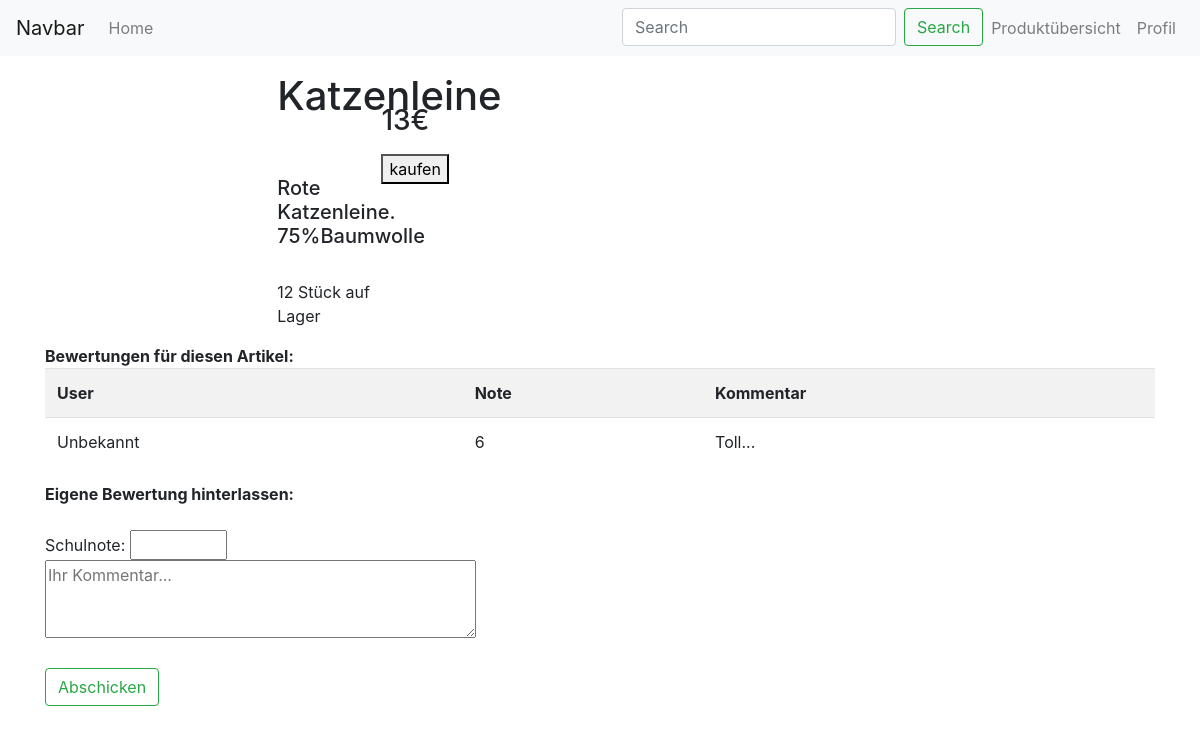
The page /produktansicht.php?ID=2 on the database as committed earlier.
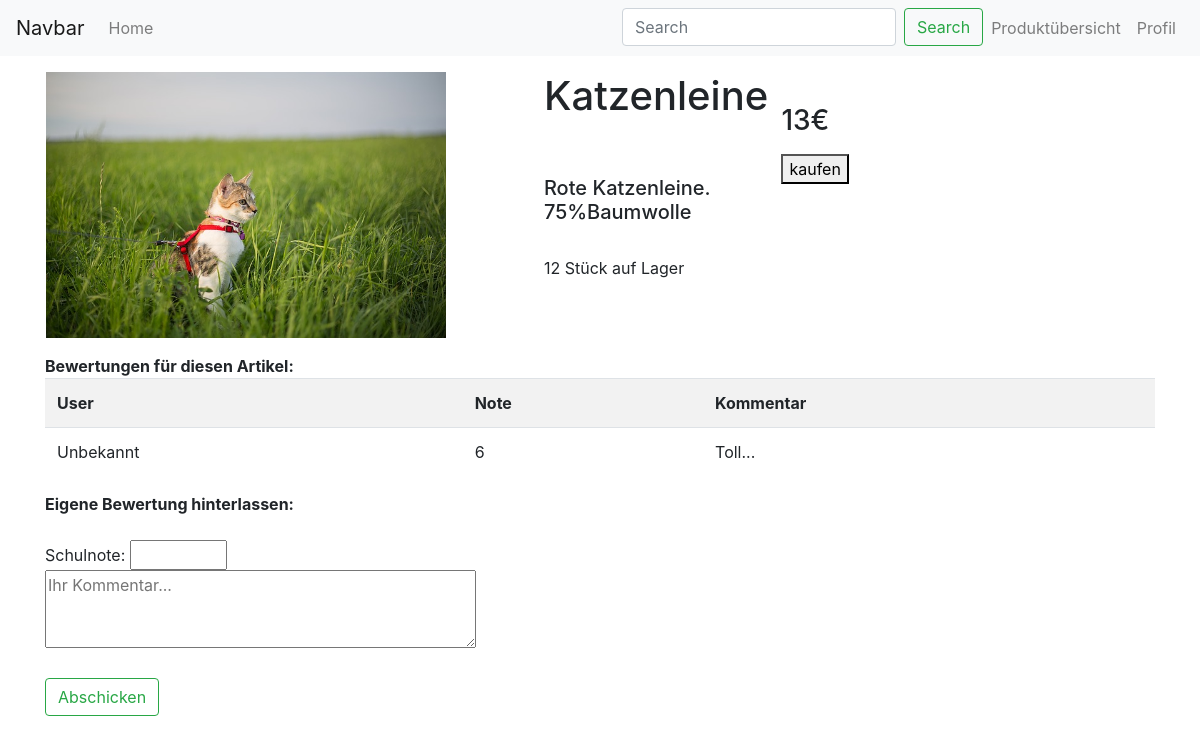
The same page on the database as committed later.
### tables this page shows
CREATE TABLE `produkte` (
  `ID` int(11) NOT NULL,
  `Name` text NOT NULL,
  `Preis` int(11) NOT NULL,
  `Stueck` int(11) NOT NULL,
  `Bild` text NOT NULL,
  `Beschreibung` text NOT NULL
);

CREATE TABLE `bewertungen` (
  `ID` int(11) NOT NULL,
  `Kommentar` text NOT NULL,
  `Note` float(10,0) NOT NULL,
  `Datum` datetime NOT NULL DEFAULT CURRENT_TIMESTAMP,
  `User` varchar(50) NOT NULL DEFAULT 'Unbekannt'
);

### produktansicht.php (the view)
<?php include 'inc/head.php'?>
<?php include 'inc/nav.php';
include 'inc/config.php';
    $id = $_GET['ID'];
    $query = "SELECT * FROM produkte WHERE produkte.ID = '$id'";
    $query2 = "SELECT * FROM produkte INNER JOIN bewertungen WHERE produkte.ID = '$id' AND bewertungen.ID = '$id'";
    $result = mysqli_query($con, $query);
    $result2 = mysqli_query($con, $query2);
    if ($row = mysqli_fetch_assoc($result)) {
        $id = $_GET['ID'];
        $bild = $row['Bild'];
        $name = $row['Name'];
        $preis = $row['Preis'];
        $stueck = $row['Stueck'];
        $beschreibung = $row['Beschreibung'];
        ?>
        <div class="container">
            <div class="row">
                <div class="d-flex flex-row bd-highlight pl-3 pt-3 mb-3">
                    <div class="row">
                        <div class="col pr-0 mr-0"><img src="<?php echo $bild ?>" alt="" width="400px"></div>
                        <div class="col-4 pl-2 mr-0">
                            <h1><?php echo $name ?></h1><br><br>
                            <h5><?php echo $beschreibung ?></h5><br>
                            <h7><?php echo $stueck ?> Stück auf Lager</h7>
                        </div>
                    </div>
                    <div class="p-2 bd-highlight">
                        <br><h3><?php echo $preis ?>€</h3><p>
                        <form method="post" action="php/buyArticle.php?ID=<?php echo $id ?>&Verfuegbarkeit=<?php echo $stueck ?>"><button type="submit" name="cartBtn">kaufen</button></form>
                    </div>
                </div>
                <div class="col-12">
                    <table class="table table-striped">
                        <thead><b>Bewertungen für diesen Artikel:</b></thead>
                        <th scope="col">User</th>
                        <th scope="col">Note</th>
                        <th scope="col">Kommentar</th>
                        <?php
                        while ($row = mysqli_fetch_assoc($result2)) {
                            $user = $row['User'];
                            $kommentar = $row['Kommentar'];
                            $note = $row['Note']; ?>
                        <tr>
                            <td><?php echo $user ?></td>
                            <td><?php echo $note ?></td>
                            <td><?php echo $kommentar ?></td>
                        </tr><?php } ?>
                    </table>
                </div>
            </div>
            <div>
                <form method = 'post' action = 'php/articleValuations.php?ID=<?php echo $id ?>' >
                    <b>Eigene Bewertung hinterlassen:</b><br><br>
                    Schulnote: <input name="Note" type="number" max="6.0" min="1.0" ><br>
                    <textarea name = 'Kommentar' cols = '40' rows = '3' placeholder="Ihr Kommentar..."></textarea ><br><br>
                    <button class="btn btn-outline-success" type="submit" name="commentBtn" >Abschicken</button>
                </form >
            </div>
        </div>
        <?php
} include 'inc/bottom.php'?>

### inc/head.php (shortened to what this page needs)
<!doctype html>
<html lang="en">
<head>
    <link rel="stylesheet" href="https://maxcdn.bootstrapcdn.com/bootstrap/4.0.0/css/bootstrap.min.css">
</head>
<body>

### inc/nav.php (shortened to what this page needs)
<nav class="navbar navbar-expand-lg navbar-light bg-light">
    <a class="navbar-brand" href="#">Navbar</a>
    <span class="navbar-nav">
      <a class="nav-link" href="index.php">Home <span class="sr-only">(current)</span></a>
    </span>
    <div class="collapse navbar-collapse d-flex flex-row-reverse" id="navbarNav">
        <ul class="navbar-nav">
            <li>
                <form class="form-inline my-2 my-lg-0" method="post" action="php/searchArticle.php">
                    <input class="form-control mr-sm-2" type="search" placeholder="Search" name="searchLabel" aria-label="Search">
                    <button class="btn btn-outline-success my-2 my-sm-0" type="submit" name="userSearch">Search</button>
                </form>
            </li>
            <li class="nav-item">
                <a class="nav-link" href="produktübersichtHund.php">Produktübersicht</a>
            </li>
            <li class="nav-item">
                <a class="nav-link" href="profil.php">Profil</a>
            </li>
        </ul>
    </div>
</nav>

### inc/bottom.php
</body>
</html>

Rows that differ between the two databases and show on the page:
changed produkte "Katzenleine": Bild: picture added
